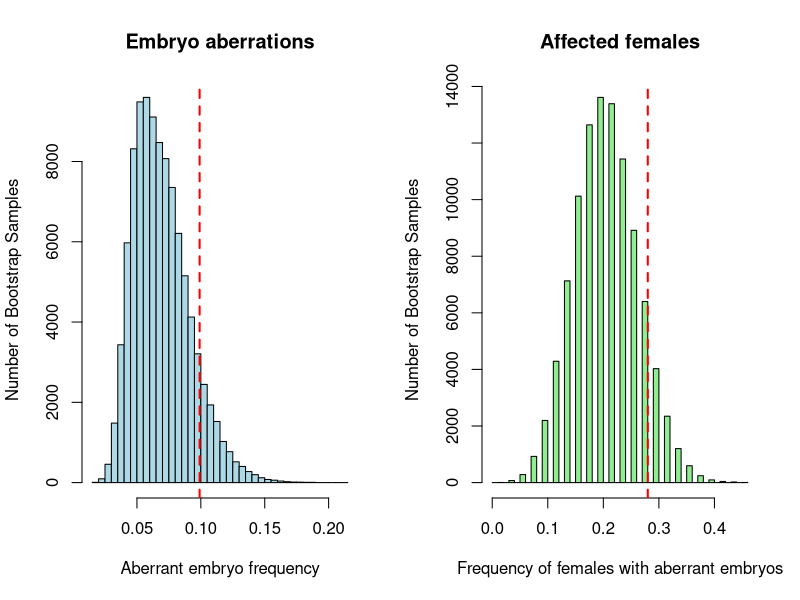
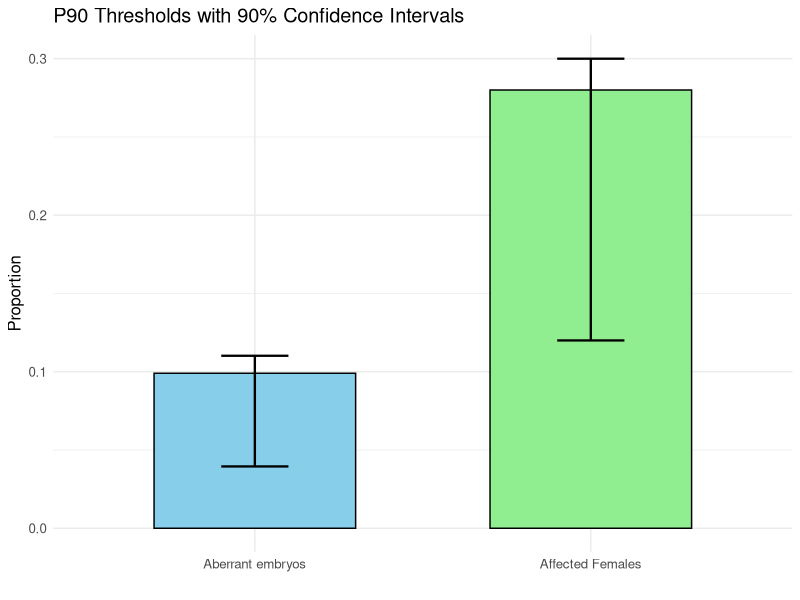

Generate these figures, in order, with R:
# ============================
# ReproIND thresholds
# ============================

# ---- DATA INPUT ----
df <- read.csv2("malf.csv")   # use read.csv() if comma-separated
df <- subset(df, fec > 0)     # safety

# Create binary indicator for affected females
df$fem <- ifelse(df$malf > 1, 1, 0)

# ---- PARAMETERS ----
set.seed(42)
n_resamples <- 100000
group_size <- 50

# Storage
prop_embryo <- numeric(n_resamples)
prop_fem    <- numeric(n_resamples)

# ---- BOOTSTRAP LOOP ----
for (i in 1:n_resamples) {
  
  idx <- sample(nrow(df), size = group_size, replace = TRUE)
  
  # ReproIND endpoint 1: embryo malformation proportion
  prop_embryo[i] <- sum(df$malf[idx]) / sum(df$fec[idx])
  
  # ReproIND endpoint 2: proportion of affected females
  prop_fem[i] <- mean(df$fem[idx])
}

# ---- SUMMARY STATISTICS ----

# Embryo malformation proportion
emb_mean <- mean(prop_embryo)
emb_p90  <- quantile(prop_embryo, 0.90)
emb_ci   <- quantile(prop_embryo, c(0.05, 0.95))  # 90% CI

# Proportion of affected females
fem_mean <- mean(prop_fem)
fem_p90  <- quantile(prop_fem, 0.90)
fem_ci   <- quantile(prop_fem, c(0.05, 0.95))     # 90% CI

# ---- OUTPUT ----
cat("\n=== EMBRYO MALFORMATION PROPORTION ===\n")
cat("Mean:", round(emb_mean, 4), "\n")
cat("P90 :", round(emb_p90, 4), "\n")
cat("90% CI:", round(emb_ci[1], 4), "-", round(emb_ci[2], 4), "\n")

cat("\n=== PROPORTION OF AFFECTED FEMALES ===\n")
cat("Mean:", round(fem_mean, 4), "\n")
cat("P90 :", round(fem_p90, 4), "\n")
cat("90% CI:", round(fem_ci[1], 4), "-", round(fem_ci[2], 4), "\n")

# ---- OPTIONAL VISUALIZATION ----
par(mfrow = c(1, 2))

hist(prop_embryo, breaks = 50,
     main = "Embryo aberrations",
     xlab = "Aberrant embryo frequency",
     ylab = "Number of Bootstrap Samples",
     col = "lightblue", border = "black")
abline(v = emb_p90, col = "red", lwd = 2, lty = 2)

hist(prop_fem, breaks = 50,
     main = "Affected females",
     xlab = "Frequency of females with aberrant embryos",
     ylab = "Number of Bootstrap Samples",
     col = "lightgreen", border = "black")
abline(v = fem_p90, col = "red", lwd = 2, lty = 2)

par(mfrow = c(1, 1))

# ---- VISUALIZE P90 WITH ERROR BARS ----

# Build a data frame for plotting
df_plot <- data.frame(
  Endpoint = c("Aberrant embryos", "Affected Females"),
  P90 = c(emb_p90, fem_p90),
  Lower = c(emb_ci[1], fem_ci[1]),
  Upper = c(emb_ci[2], fem_ci[2])
)

# Load ggplot2
if (!require("ggplot2")) install.packages("ggplot2")
library(ggplot2)

# Plot
ggplot(df_plot, aes(x = Endpoint, y = P90, fill = Endpoint)) +
  geom_bar(stat = "identity", color = "black", width = 0.6) +
  geom_errorbar(aes(ymin = Lower, ymax = Upper),
                width = 0.2, color = "black", linewidth = 0.8) +
  scale_fill_manual(values = c(
    "Aberrant embryos" = "skyblue",
    "Affected Females" = "lightgreen"
  )) +
  labs(title = "P90 Thresholds with 90% Confidence Intervals",
       y = "Proportion",
       x = "") +
  theme_minimal() +
  theme(
    text = element_text(size = 12),
    legend.position = "none"
  )

